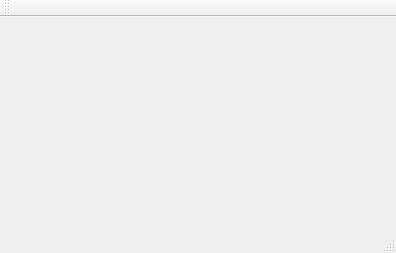
<?xml version="1.0" encoding="UTF-8"?>
<ui version="4.0">
 <class>MainWindow</class>
 <widget class="QMainWindow" name="MainWindow">
  <property name="geometry">
   <rect>
    <x>0</x>
    <y>0</y>
    <width>396</width>
    <height>253</height>
   </rect>
  </property>
  <property name="windowTitle">
   <string>3D Hairstyle simulator</string>
  </property>
  <widget class="QWidget" name="centralWidget">
   <layout class="QHBoxLayout" name="horizontalLayout">
    <item>
     <layout class="QVBoxLayout" name="verticalLayout">
      <item>
       <layout class="QHBoxLayout" name="container"/>
      </item>
     </layout>
    </item>
   </layout>
  </widget>
  <widget class="QMenuBar" name="menuBar">
   <property name="geometry">
    <rect>
     <x>0</x>
     <y>0</y>
     <width>396</width>
     <height>20</height>
    </rect>
   </property>
  </widget>
  <widget class="QToolBar" name="mainToolBar">
   <attribute name="toolBarArea">
    <enum>TopToolBarArea</enum>
   </attribute>
   <attribute name="toolBarBreak">
    <bool>false</bool>
   </attribute>
  </widget>
  <widget class="QStatusBar" name="statusBar"/>
 </widget>
 <layoutdefault spacing="6" margin="11"/>
 <resources/>
 <connections/>
</ui>
